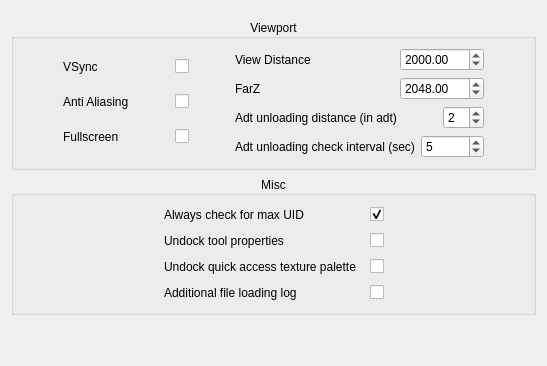
        <widget class="QWidget" name="tab_7">
         <attribute name="title">
          <string>Preferences</string>
         </attribute>
         <layout class="QVBoxLayout" name="verticalLayout_26">
          <item>
           <layout class="QVBoxLayout" name="verticalLayout_27">
            <property name="topMargin">
             <number>8</number>
            </property>
            <item>
             <widget class="QGroupBox" name="groupBox_7">
              <property name="title">
               <string>Viewport</string>
              </property>
              <property name="alignment">
               <set>Qt::AlignCenter</set>
              </property>
              <layout class="QVBoxLayout" name="verticalLayout_28">
               <item>
                <layout class="QVBoxLayout" name="verticalLayout_29">
                 <item>
                  <layout class="QHBoxLayout" name="horizontalLayout_49">
                   <item>
                    <spacer name="horizontalSpacer_38">
                     <property name="orientation">
                      <enum>Qt::Horizontal</enum>
                     </property>
                     <property name="sizeHint" stdset="0">
                      <size>
                       <width>40</width>
                       <height>20</height>
                      </size>
                     </property>
                    </spacer>
                   </item>
                   <item>
                    <layout class="QVBoxLayout" name="verticalLayout_30">
                     <item>
                      <layout class="QHBoxLayout" name="horizontalLayout_50">
                       <item>
                        <widget class="QLabel" name="label_32">
                         <property name="toolTip">
                          <string>Requires restart</string>
                         </property>
                         <property name="text">
                          <string>VSync</string>
                         </property>
                        </widget>
                       </item>
                       <item>
                        <spacer name="horizontalSpacer_39">
                         <property name="orientation">
                          <enum>Qt::Horizontal</enum>
                         </property>
                         <property name="sizeHint" stdset="0">
                          <size>
                           <width>40</width>
                           <height>20</height>
                          </size>
                         </property>
                        </spacer>
                       </item>
                       <item>
                        <widget class="QCheckBox" name="_vsync_cb">
                         <property name="toolTip">
                          <string>Requires restart</string>
                         </property>
                         <property name="text">
                          <string/>
                         </property>
                        </widget>
                       </item>
                      </layout>
                     </item>
                     <item>
                      <layout class="QHBoxLayout" name="horizontalLayout_51">
                       <item>
                        <widget class="QLabel" name="label_33">
                         <property name="toolTip">
                          <string>Requires restart</string>
                         </property>
                         <property name="text">
                          <string>Anti Aliasing</string>
                         </property>
                        </widget>
                       </item>
                       <item>
                        <spacer name="horizontalSpacer_40">
                         <property name="orientation">
                          <enum>Qt::Horizontal</enum>
                         </property>
                         <property name="sizeHint" stdset="0">
                          <size>
                           <width>40</width>
                           <height>20</height>
                          </size>
                         </property>
                        </spacer>
                       </item>
                       <item>
                        <widget class="QCheckBox" name="_anti_aliasing_cb">
                         <property name="toolTip">
                          <string>Requires restart</string>
                         </property>
                         <property name="text">
                          <string/>
                         </property>
                        </widget>
                       </item>
                      </layout>
                     </item>
                     <item>
                      <layout class="QHBoxLayout" name="horizontalLayout_52">
                       <item>
                        <widget class="QLabel" name="label_34">
                         <property name="toolTip">
                          <string>Requires restart</string>
                         </property>
                         <property name="text">
                          <string>Fullscreen</string>
                         </property>
                        </widget>
                       </item>
                       <item>
                        <spacer name="horizontalSpacer_41">
                         <property name="orientation">
                          <enum>Qt::Horizontal</enum>
                         </property>
                         <property name="sizeHint" stdset="0">
                          <size>
                           <width>40</width>
                           <height>20</height>
                          </size>
                         </property>
                        </spacer>
                       </item>
                       <item>
                        <widget class="QCheckBox" name="_fullscreen_cb">
                         <property name="toolTip">
                          <string>Requires restart</string>
                         </property>
                         <property name="text">
                          <string/>
                         </property>
                        </widget>
                       </item>
                      </layout>
                     </item>
                    </layout>
                   </item>
                   <item>
                    <spacer name="horizontalSpacer_42">
                     <property name="orientation">
                      <enum>Qt::Horizontal</enum>
                     </property>
                     <property name="sizeHint" stdset="0">
                      <size>
                       <width>40</width>
                       <height>20</height>
                      </size>
                     </property>
                    </spacer>
                   </item>
                   <item>
                    <layout class="QVBoxLayout" name="verticalLayout_31">
                     <item>
                      <layout class="QHBoxLayout" name="horizontalLayout_53">
                       <item>
                        <widget class="QLabel" name="label_35">
                         <property name="text">
                          <string>View Distance</string>
                         </property>
                        </widget>
                       </item>
                       <item>
                        <spacer name="horizontalSpacer_43">
                         <property name="orientation">
                          <enum>Qt::Horizontal</enum>
                         </property>
                         <property name="sizeHint" stdset="0">
                          <size>
                           <width>40</width>
                           <height>20</height>
                          </size>
                         </property>
                        </spacer>
                       </item>
                       <item>
                        <widget class="QDoubleSpinBox" name="viewDistanceField">
                         <property name="maximum">
                          <double>1048576.000000000000000</double>
                         </property>
                         <property name="value">
                          <double>2000.000000000000000</double>
                         </property>
                        </widget>
                       </item>
                      </layout>
                     </item>
                     <item>
                      <layout class="QHBoxLayout" name="horizontalLayout_54">
                       <item>
                        <widget class="QLabel" name="label_36">
                         <property name="text">
                          <string>FarZ</string>
                         </property>
                        </widget>
                       </item>
                       <item>
                        <spacer name="horizontalSpacer_44">
                         <property name="orientation">
                          <enum>Qt::Horizontal</enum>
                         </property>
                         <property name="sizeHint" stdset="0">
                          <size>
                           <width>40</width>
                           <height>20</height>
                          </size>
                         </property>
                        </spacer>
                       </item>
                       <item>
                        <widget class="QDoubleSpinBox" name="farZField">
                         <property name="maximum">
                          <double>1048576.000000000000000</double>
                         </property>
                         <property name="value">
                          <double>2048.000000000000000</double>
                         </property>
                        </widget>
                       </item>
                      </layout>
                     </item>
                     <item>
                      <layout class="QHBoxLayout" name="horizontalLayout_55">
                       <item>
                        <widget class="QLabel" name="label_37">
                         <property name="text">
                          <string>Adt unloading distance (in adt)</string>
                         </property>
                        </widget>
                       </item>
                       <item>
                        <spacer name="horizontalSpacer_45">
                         <property name="orientation">
                          <enum>Qt::Horizontal</enum>
                         </property>
                         <property name="sizeHint" stdset="0">
                          <size>
                           <width>40</width>
                           <height>20</height>
                          </size>
                         </property>
                        </spacer>
                       </item>
                       <item>
                        <widget class="QSpinBox" name="_adt_unload_dist">
                         <property name="minimum">
                          <number>1</number>
                         </property>
                         <property name="maximum">
                          <number>64</number>
                         </property>
                         <property name="value">
                          <number>2</number>
                         </property>
                        </widget>
                       </item>
                      </layout>
                     </item>
                     <item>
                      <layout class="QHBoxLayout" name="horizontalLayout_56">
                       <item>
                        <widget class="QLabel" name="label_38">
                         <property name="text">
                          <string>Adt unloading check interval (sec)</string>
                         </property>
                        </widget>
                       </item>
                       <item>
                        <widget class="QSpinBox" name="_adt_unload_check_interval">
                         <property name="minimum">
                          <number>1</number>
                         </property>
                         <property name="value">
                          <number>5</number>
                         </property>
                        </widget>
                       </item>
                      </layout>
                     </item>
                    </layout>
                   </item>
                   <item>
                    <spacer name="horizontalSpacer_46">
                     <property name="orientation">
                      <enum>Qt::Horizontal</enum>
                     </property>
                     <property name="sizeHint" stdset="0">
                      <size>
                       <width>40</width>
                       <height>20</height>
                      </size>
                     </property>
                    </spacer>
                   </item>
                  </layout>
                 </item>
                </layout>
               </item>
              </layout>
             </widget>
            </item>
           </layout>
          </item>
          <item>
           <widget class="QGroupBox" name="groupBox_8">
            <property name="title">
             <string>Misc</string>
            </property>
            <property name="alignment">
             <set>Qt::AlignCenter</set>
            </property>
            <layout class="QVBoxLayout" name="verticalLayout_32">
             <item>
              <layout class="QVBoxLayout" name="verticalLayout_33">
               <item>
                <layout class="QHBoxLayout" name="horizontalLayout_57">
                 <item>
                  <spacer name="horizontalSpacer_47">
                   <property name="orientation">
                    <enum>Qt::Horizontal</enum>
                   </property>
                   <property name="sizeHint" stdset="0">
                    <size>
                     <width>40</width>
                     <height>20</height>
                    </size>
                   </property>
                  </spacer>
                 </item>
                 <item>
                  <widget class="QLabel" name="label_39">
                   <property name="minimumSize">
                    <size>
                     <width>200</width>
                     <height>0</height>
                    </size>
                   </property>
                   <property name="text">
                    <string>Always check for max UID</string>
                   </property>
                  </widget>
                 </item>
                 <item>
                  <widget class="QCheckBox" name="_uid_cb">
                   <property name="text">
                    <string/>
                   </property>
                   <property name="checked">
                    <bool>true</bool>
                   </property>
                  </widget>
                 </item>
                 <item>
                  <spacer name="horizontalSpacer_48">
                   <property name="orientation">
                    <enum>Qt::Horizontal</enum>
                   </property>
                   <property name="sizeHint" stdset="0">
                    <size>
                     <width>40</width>
                     <height>20</height>
                    </size>
                   </property>
                  </spacer>
                 </item>
                </layout>
               </item>
               <item>
                <layout class="QHBoxLayout" name="horizontalLayout_59">
                 <item>
                  <spacer name="horizontalSpacer_51">
                   <property name="orientation">
                    <enum>Qt::Horizontal</enum>
                   </property>
                   <property name="sizeHint" stdset="0">
                    <size>
                     <width>40</width>
                     <height>20</height>
                    </size>
                   </property>
                  </spacer>
                 </item>
                 <item>
                  <widget class="QLabel" name="label_41">
                   <property name="minimumSize">
                    <size>
                     <width>200</width>
                     <height>0</height>
                    </size>
                   </property>
                   <property name="text">
                    <string>Undock tool properties</string>
                   </property>
                  </widget>
                 </item>
                 <item>
                  <widget class="QCheckBox" name="_undock_tool_properties">
                   <property name="text">
                    <string/>
                   </property>
                  </widget>
                 </item>
                 <item>
                  <spacer name="horizontalSpacer_52">
                   <property name="orientation">
                    <enum>Qt::Horizontal</enum>
                   </property>
                   <property name="sizeHint" stdset="0">
                    <size>
                     <width>40</width>
                     <height>20</height>
                    </size>
                   </property>
                  </spacer>
                 </item>
                </layout>
               </item>
               <item>
                <layout class="QHBoxLayout" name="horizontalLayout_60">
                 <item>
                  <spacer name="horizontalSpacer_53">
                   <property name="orientation">
                    <enum>Qt::Horizontal</enum>
                   </property>
                   <property name="sizeHint" stdset="0">
                    <size>
                     <width>40</width>
                     <height>20</height>
                    </size>
                   </property>
                  </spacer>
                 </item>
                 <item>
                  <widget class="QLabel" name="label_42">
                   <property name="minimumSize">
                    <size>
                     <width>200</width>
                     <height>0</height>
                    </size>
                   </property>
                   <property name="text">
                    <string>Undock quick access texture palette</string>
                   </property>
                  </widget>
                 </item>
                 <item>
                  <widget class="QCheckBox" name="_undock_small_texture_palette">
                   <property name="text">
                    <string/>
                   </property>
                  </widget>
                 </item>
                 <item>
                  <spacer name="horizontalSpacer_54">
                   <property name="orientation">
                    <enum>Qt::Horizontal</enum>
                   </property>
                   <property name="sizeHint" stdset="0">
                    <size>
                     <width>40</width>
                     <height>20</height>
                    </size>
                   </property>
                  </spacer>
                 </item>
                </layout>
               </item>
               <item>
                <layout class="QHBoxLayout" name="horizontalLayout_61">
                 <item>
                  <spacer name="horizontalSpacer_55">
                   <property name="orientation">
                    <enum>Qt::Horizontal</enum>
                   </property>
                   <property name="sizeHint" stdset="0">
                    <size>
                     <width>40</width>
                     <height>20</height>
                    </size>
                   </property>
                  </spacer>
                 </item>
                 <item>
                  <widget class="QLabel" name="label_43">
                   <property name="minimumSize">
                    <size>
                     <width>200</width>
                     <height>0</height>
                    </size>
                   </property>
                   <property name="text">
                    <string>Additional file loading log</string>
                   </property>
                  </widget>
                 </item>
                 <item>
                  <widget class="QCheckBox" name="_additional_file_loading_log">
                   <property name="text">
                    <string/>
                   </property>
                  </widget>
                 </item>
                 <item>
                  <spacer name="horizontalSpacer_56">
                   <property name="orientation">
                    <enum>Qt::Horizontal</enum>
                   </property>
                   <property name="sizeHint" stdset="0">
                    <size>
                     <width>40</width>
                     <height>20</height>
                    </size>
                   </property>
                  </spacer>
                 </item>
                </layout>
               </item>
              </layout>
             </item>
            </layout>
           </widget>
          </item>
          <item>
           <spacer name="verticalSpacer_7">
            <property name="orientation">
             <enum>Qt::Vertical</enum>
            </property>
            <property name="sizeHint" stdset="0">
             <size>
              <width>20</width>
              <height>40</height>
             </size>
            </property>
           </spacer>
          </item>
         </layout>
        </widget>
